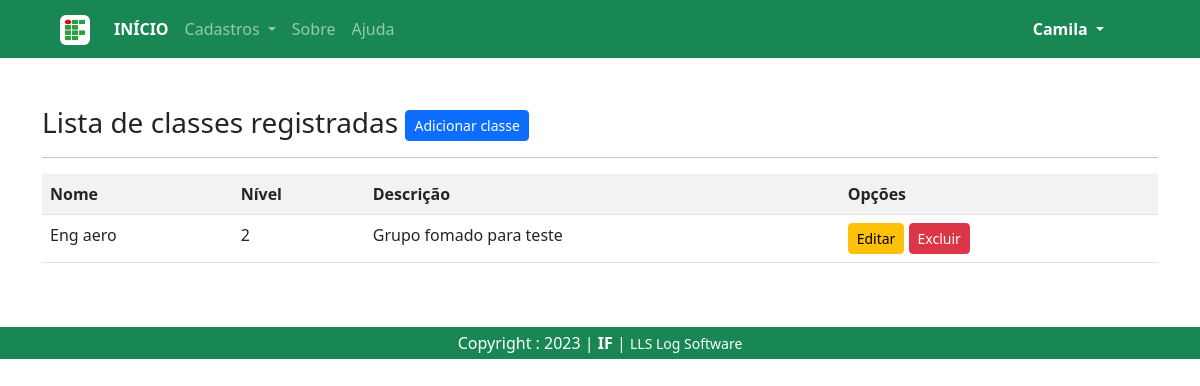
The page /listar/classes/ (signed in) on the database as committed earlier.
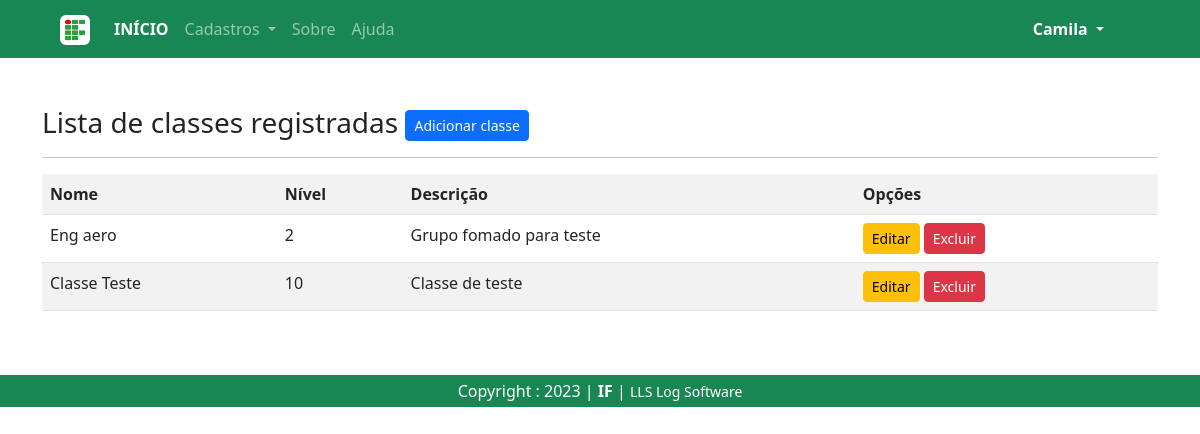
The same page on the database as committed later.
### cadastros/models.py (models this page shows, shortened)
class Classe(models.Model):
    nome = models.CharField(max_length=50)
    nivel = models.IntegerField(verbose_name='nível')
    descricao = models.CharField(max_length=150, verbose_name='descrição', null=True, blank=True)

### cadastros/views.py (the view)
# urls.py: path('listar/classes/', ClasseList.as_view(), name="listar-classe"),
class ClasseList(LoginRequiredMixin, ListView):
    login_url = reverse_lazy('login')
    model = Classe
    template_name = 'cadastros/listas/classe.html'

### cadastros/templates/cadastros/listas/classe.html (shortened to what this page needs)
{% extends 'paginas/modelo.html' %}
{% load static %}
{% block conteudo %}
<h3>
    Lista de classes registradas
    <a href="{% url 'cadastrar-classe' %}" class="btn btn-primary btn-sm float-right">Adicionar classe</a>
</h3>
<hr>
<div class="table-responsive">
    <table class="table table-striped">
        <tr>
            <th>Nome</th>
            <th>Nível</th>
            <th>Descrição</th>
            <th>Opções</th>
        </tr>
        {% for object in object_list %}
        <tr>
            <td>{{ object.nome }}</td>
            <td>{{ object.nivel }}</td>
            <td>{{ object.descricao }}</td>
            <th>
                <a href="{% url 'editar-classe' object.pk %}" class="btn btn-warning btn-sm" title="Editar">Editar</a>
                <a href="{% url 'excluir-classe' object.pk %}" class="btn btn-danger btn-sm" title="Excluir">Excluir</a>
            </th>
        </tr>
        {% empty %}
        <tr>
            <td colspan="3">Nenhum classe registrada.</td>
        </tr>
        {% endfor %}
    </table>
</div>
{% endblock %}

Rows that differ between the two databases and show on the page:
added Classe: nome "Classe Teste", nivel "10", descricao "Classe de teste"
